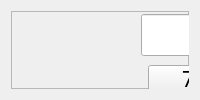
     <widget class="QWidget" name="tab_calc">
      <property name="sizePolicy">
       <sizepolicy hsizetype="Minimum" vsizetype="Minimum">
        <horstretch>0</horstretch>
        <verstretch>0</verstretch>
       </sizepolicy>
      </property>
      <property name="font">
       <font>
        <family>Liberation Narrow</family>
        <weight>75</weight>
        <bold>true</bold>
       </font>
      </property>
      <attribute name="title">
       <string>Calculator</string>
      </attribute>
      <layout class="QGridLayout" name="gridLayout_3">
       <item row="0" column="0">
        <widget class="QFrame" name="frame_calc">
         <property name="frameShape">
          <enum>QFrame::StyledPanel</enum>
         </property>
         <property name="frameShadow">
          <enum>QFrame::Raised</enum>
         </property>
         <widget class="QWidget" name="layoutWidget">
          <property name="geometry">
           <rect>
            <x>120</x>
            <y>0</y>
            <width>466</width>
            <height>201</height>
           </rect>
          </property>
          <layout class="QVBoxLayout" name="verticalLayout_calc">
           <item>
            <layout class="QHBoxLayout" name="horizontalLayout_calc_lineEdit">
             <property name="spacing">
              <number>1</number>
             </property>
             <property name="leftMargin">
              <number>10</number>
             </property>
             <property name="rightMargin">
              <number>10</number>
             </property>
             <item>
              <widget class="QLineEdit" name="lineEdit">
               <property name="sizePolicy">
                <sizepolicy hsizetype="Minimum" vsizetype="Fixed">
                 <horstretch>0</horstretch>
                 <verstretch>0</verstretch>
                </sizepolicy>
               </property>
               <property name="minimumSize">
                <size>
                 <width>444</width>
                 <height>33</height>
                </size>
               </property>
               <property name="font">
                <font>
                 <pointsize>18</pointsize>
                </font>
               </property>
               <property name="toolTip">
                <string>Your clipboard is automatically updated with the value shown here.</string>
               </property>
              </widget>
             </item>
            </layout>
           </item>
           <item>
            <layout class="QHBoxLayout" name="horizontalLayout_calc_789">
             <property name="spacing">
              <number>1</number>
             </property>
             <property name="leftMargin">
              <number>10</number>
             </property>
             <property name="rightMargin">
              <number>10</number>
             </property>
             <item>
              <widget class="QPushButton" name="pushButton_7">
               <property name="maximumSize">
                <size>
                 <width>80</width>
                 <height>28</height>
                </size>
               </property>
               <property name="font">
                <font>
                 <pointsize>16</pointsize>
                 <weight>50</weight>
                 <bold>false</bold>
                </font>
               </property>
               <property name="text">
                <string>7</string>
               </property>
              </widget>
             </item>
             <item>
              <widget class="QPushButton" name="pushButton_8">
               <property name="maximumSize">
                <size>
                 <width>80</width>
                 <height>28</height>
                </size>
               </property>
               <property name="font">
                <font>
                 <pointsize>16</pointsize>
                 <weight>50</weight>
                 <bold>false</bold>
                </font>
               </property>
               <property name="text">
                <string>8</string>
               </property>
              </widget>
             </item>
             <item>
              <widget class="QPushButton" name="pushButton_9">
               <property name="maximumSize">
                <size>
                 <width>80</width>
                 <height>28</height>
                </size>
               </property>
               <property name="font">
                <font>
                 <pointsize>16</pointsize>
                 <weight>50</weight>
                 <bold>false</bold>
                </font>
               </property>
               <property name="text">
                <string>9</string>
               </property>
              </widget>
             </item>
             <item>
              <widget class="QPushButton" name="pushButton_divide">
               <property name="maximumSize">
                <size>
                 <width>80</width>
                 <height>28</height>
                </size>
               </property>
               <property name="font">
                <font>
                 <pointsize>16</pointsize>
                 <weight>50</weight>
                 <bold>false</bold>
                </font>
               </property>
               <property name="text">
                <string>/</string>
               </property>
              </widget>
             </item>
             <item>
              <widget class="QPushButton" name="pushButton_000">
               <property name="maximumSize">
                <size>
                 <width>80</width>
                 <height>28</height>
                </size>
               </property>
               <property name="font">
                <font>
                 <pointsize>16</pointsize>
                 <weight>50</weight>
                 <bold>false</bold>
                </font>
               </property>
               <property name="text">
                <string>000</string>
               </property>
              </widget>
             </item>
            </layout>
           </item>
           <item>
            <layout class="QHBoxLayout" name="horizontalLayout_calc_456">
             <property name="spacing">
              <number>1</number>
             </property>
             <property name="leftMargin">
              <number>10</number>
             </property>
             <property name="rightMargin">
              <number>10</number>
             </property>
             <item>
              <widget class="QPushButton" name="pushButton_4">
               <property name="maximumSize">
                <size>
                 <width>80</width>
                 <height>28</height>
                </size>
               </property>
               <property name="font">
                <font>
                 <pointsize>16</pointsize>
                 <weight>50</weight>
                 <bold>false</bold>
                </font>
               </property>
               <property name="text">
                <string>4</string>
               </property>
              </widget>
             </item>
             <item>
              <widget class="QPushButton" name="pushButton_5">
               <property name="maximumSize">
                <size>
                 <width>80</width>
                 <height>28</height>
                </size>
               </property>
               <property name="font">
                <font>
                 <pointsize>16</pointsize>
                 <weight>50</weight>
                 <bold>false</bold>
                </font>
               </property>
               <property name="text">
                <string>5</string>
               </property>
              </widget>
             </item>
             <item>
              <widget class="QPushButton" name="pushButton_6">
               <property name="maximumSize">
                <size>
                 <width>80</width>
                 <height>28</height>
                </size>
               </property>
               <property name="font">
                <font>
                 <pointsize>16</pointsize>
                 <weight>50</weight>
                 <bold>false</bold>
                </font>
               </property>
               <property name="text">
                <string>6</string>
               </property>
              </widget>
             </item>
             <item>
              <widget class="QPushButton" name="pushButton_x">
               <property name="maximumSize">
                <size>
                 <width>80</width>
                 <height>28</height>
                </size>
               </property>
               <property name="font">
                <font>
                 <pointsize>16</pointsize>
                 <weight>50</weight>
                 <bold>false</bold>
                </font>
               </property>
               <property name="text">
                <string>x</string>
               </property>
              </widget>
             </item>
             <item>
              <widget class="QPushButton" name="pushButton_99">
               <property name="maximumSize">
                <size>
                 <width>80</width>
                 <height>28</height>
                </size>
               </property>
               <property name="font">
                <font>
                 <pointsize>16</pointsize>
                 <weight>50</weight>
                 <bold>false</bold>
                </font>
               </property>
               <property name="text">
                <string>.99</string>
               </property>
              </widget>
             </item>
            </layout>
           </item>
           <item>
            <layout class="QHBoxLayout" name="horizontalLayout_calc_123">
             <property name="spacing">
              <number>1</number>
             </property>
             <property name="leftMargin">
              <number>10</number>
             </property>
             <property name="rightMargin">
              <number>10</number>
             </property>
             <item>
              <widget class="QPushButton" name="pushButton_1">
               <property name="maximumSize">
                <size>
                 <width>80</width>
                 <height>28</height>
                </size>
               </property>
               <property name="font">
                <font>
                 <pointsize>16</pointsize>
                 <weight>50</weight>
                 <bold>false</bold>
                </font>
               </property>
               <property name="text">
                <string>1</string>
               </property>
              </widget>
             </item>
             <item>
              <widget class="QPushButton" name="pushButton_2">
               <property name="maximumSize">
                <size>
                 <width>80</width>
                 <height>28</height>
                </size>
               </property>
               <property name="font">
                <font>
                 <pointsize>16</pointsize>
                 <weight>50</weight>
                 <bold>false</bold>
                </font>
               </property>
               <property name="text">
                <string>2</string>
               </property>
              </widget>
             </item>
             <item>
              <widget class="QPushButton" name="pushButton_3">
               <property name="maximumSize">
                <size>
                 <width>80</width>
                 <height>28</height>
                </size>
               </property>
               <property name="font">
                <font>
                 <pointsize>16</pointsize>
                 <weight>50</weight>
                 <bold>false</bold>
                </font>
               </property>
               <property name="text">
                <string>3</string>
               </property>
              </widget>
             </item>
             <item>
              <widget class="QPushButton" name="pushButton_minus">
               <property name="maximumSize">
                <size>
                 <width>80</width>
                 <height>28</height>
                </size>
               </property>
               <property name="font">
                <font>
                 <pointsize>16</pointsize>
                 <weight>50</weight>
                 <bold>false</bold>
                </font>
               </property>
               <property name="text">
                <string>-</string>
               </property>
              </widget>
             </item>
             <item>
              <widget class="QPushButton" name="pushButton_01">
               <property name="maximumSize">
                <size>
                 <width>80</width>
                 <height>28</height>
                </size>
               </property>
               <property name="font">
                <font>
                 <pointsize>16</pointsize>
                 <weight>50</weight>
                 <bold>false</bold>
                </font>
               </property>
               <property name="text">
                <string>.01</string>
               </property>
              </widget>
             </item>
            </layout>
           </item>
           <item>
            <layout class="QHBoxLayout" name="horizontalLayout_calc_0">
             <property name="spacing">
              <number>1</number>
             </property>
             <property name="leftMargin">
              <number>10</number>
             </property>
             <property name="rightMargin">
              <number>10</number>
             </property>
             <item>
              <widget class="QPushButton" name="pushButton_0">
               <property name="maximumSize">
                <size>
                 <width>80</width>
                 <height>28</height>
                </size>
               </property>
               <property name="font">
                <font>
                 <pointsize>16</pointsize>
                 <weight>50</weight>
                 <bold>false</bold>
                </font>
               </property>
               <property name="text">
                <string>0</string>
               </property>
              </widget>
             </item>
             <item>
              <widget class="QPushButton" name="pushButton_dot">
               <property name="maximumSize">
                <size>
                 <width>80</width>
                 <height>28</height>
                </size>
               </property>
               <property name="font">
                <font>
                 <pointsize>16</pointsize>
                 <weight>50</weight>
                 <bold>false</bold>
                </font>
               </property>
               <property name="text">
                <string>.</string>
               </property>
              </widget>
             </item>
             <item>
              <widget class="QPushButton" name="pushButton_equal">
               <property name="maximumSize">
                <size>
                 <width>80</width>
                 <height>28</height>
                </size>
               </property>
               <property name="font">
                <font>
                 <pointsize>16</pointsize>
                 <weight>50</weight>
                 <bold>false</bold>
                </font>
               </property>
               <property name="text">
                <string>=</string>
               </property>
              </widget>
             </item>
             <item>
              <widget class="QPushButton" name="pushButton_plus">
               <property name="maximumSize">
                <size>
                 <width>80</width>
                 <height>28</height>
                </size>
               </property>
               <property name="font">
                <font>
                 <pointsize>16</pointsize>
                 <weight>50</weight>
                 <bold>false</bold>
                </font>
               </property>
               <property name="text">
                <string>+</string>
               </property>
              </widget>
             </item>
             <item>
              <widget class="QPushButton" name="pushButton_C">
               <property name="maximumSize">
                <size>
                 <width>80</width>
                 <height>28</height>
                </size>
               </property>
               <property name="font">
                <font>
                 <pointsize>16</pointsize>
                 <weight>50</weight>
                 <bold>false</bold>
                </font>
               </property>
               <property name="toolTip">
                <string>Clear</string>
               </property>
               <property name="text">
                <string>C</string>
               </property>
              </widget>
             </item>
            </layout>
           </item>
          </layout>
         </widget>
        </widget>
       </item>
      </layout>
     </widget>
